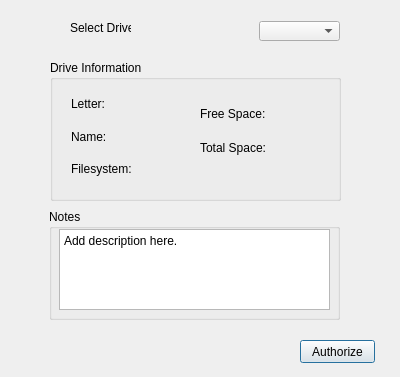
<?xml version="1.0" encoding="UTF-8"?>
<ui version="4.0">
 <class>AuthorizeDeviceDialog</class>
 <widget class="QDialog" name="AuthorizeDeviceDialog">
  <property name="geometry">
   <rect>
    <x>0</x>
    <y>0</y>
    <width>400</width>
    <height>377</height>
   </rect>
  </property>
  <property name="windowTitle">
   <string>Dialog</string>
  </property>
  <widget class="QComboBox" name="comboBox">
   <property name="geometry">
    <rect>
     <x>259</x>
     <y>21</y>
     <width>81</width>
     <height>20</height>
    </rect>
   </property>
  </widget>
  <widget class="QLabel" name="label">
   <property name="geometry">
    <rect>
     <x>70</x>
     <y>20</y>
     <width>61</width>
     <height>16</height>
    </rect>
   </property>
   <property name="text">
    <string>Select Drive:</string>
   </property>
  </widget>
  <widget class="QGroupBox" name="groupBox">
   <property name="geometry">
    <rect>
     <x>50</x>
     <y>60</y>
     <width>291</width>
     <height>141</height>
    </rect>
   </property>
   <property name="title">
    <string>Drive Information</string>
   </property>
   <widget class="QWidget" name="layoutWidget">
    <property name="geometry">
     <rect>
      <x>150</x>
      <y>40</y>
      <width>131</width>
      <height>61</height>
     </rect>
    </property>
    <layout class="QVBoxLayout" name="verticalLayout_2">
     <item>
      <widget class="QLabel" name="label_5">
       <property name="text">
        <string>Free Space:</string>
       </property>
      </widget>
     </item>
     <item>
      <widget class="QLabel" name="label_6">
       <property name="text">
        <string>Total Space:</string>
       </property>
      </widget>
     </item>
    </layout>
   </widget>
   <widget class="QWidget" name="">
    <property name="geometry">
     <rect>
      <x>21</x>
      <y>31</y>
      <width>121</width>
      <height>91</height>
     </rect>
    </property>
    <layout class="QVBoxLayout" name="verticalLayout">
     <item>
      <widget class="QLabel" name="label_2">
       <property name="text">
        <string>Letter:</string>
       </property>
      </widget>
     </item>
     <item>
      <widget class="QLabel" name="label_3">
       <property name="text">
        <string>Name:</string>
       </property>
      </widget>
     </item>
     <item>
      <widget class="QLabel" name="label_4">
       <property name="text">
        <string>Filesystem:</string>
       </property>
      </widget>
     </item>
    </layout>
   </widget>
  </widget>
  <widget class="QGroupBox" name="groupBox_2">
   <property name="geometry">
    <rect>
     <x>49</x>
     <y>209</y>
     <width>291</width>
     <height>111</height>
    </rect>
   </property>
   <property name="title">
    <string>Notes</string>
   </property>
   <widget class="QPlainTextEdit" name="plainTextEdit">
    <property name="geometry">
     <rect>
      <x>10</x>
      <y>20</y>
      <width>271</width>
      <height>81</height>
     </rect>
    </property>
    <property name="plainText">
     <string>Add description here.</string>
    </property>
   </widget>
  </widget>
  <widget class="QPushButton" name="pushButton">
   <property name="geometry">
    <rect>
     <x>300</x>
     <y>340</y>
     <width>75</width>
     <height>23</height>
    </rect>
   </property>
   <property name="text">
    <string>Authorize</string>
   </property>
  </widget>
 </widget>
 <resources/>
 <connections/>
</ui>
